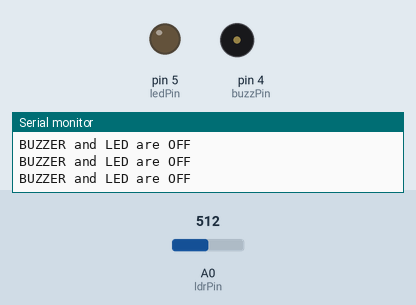
Recording of a sketch running on a simulated Arduino Uno, built with avr-gcc and run on an emulated ATmega328P. Parts: output pins drawn as LEDs (lit = HIGH), buzzer (waves = sounding), the last lines printed to the serial monitor. The inputs (shaded band) are chosen by the test bench; at power-on: A0 (ldrPin) = 512.

Above: at 1.2 s.
1.3 s: A0 (ldrPin) set to 887
2.8 s: A0 (ldrPin) set to 909
At 3.8 s:
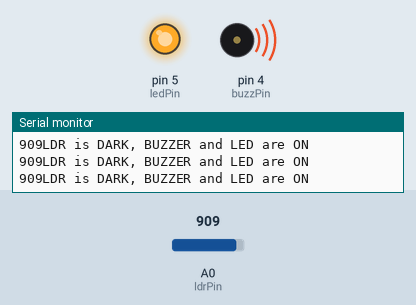
4.3 s: A0 (ldrPin) set to 900
At 5.2 s:
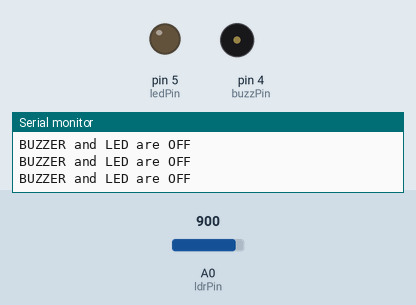
5.8 s: A0 (ldrPin) set to 1023
At 6.6 s:
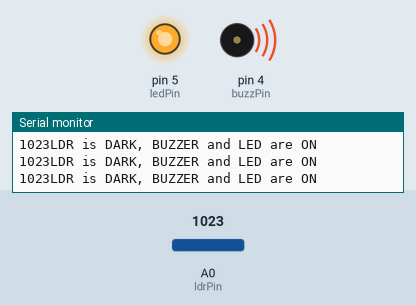
Timing chart, 0 to 8.3 s (numbered marks = the images above; inputs shaded):
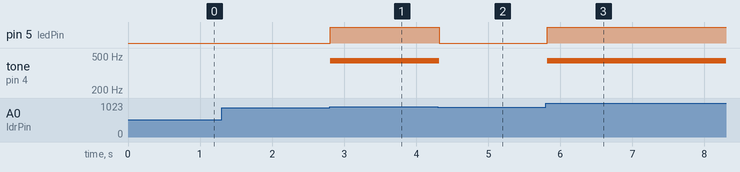

The sketch:

ldr4.ino
```cpp
/* Created on 2022
 * Last modification: 1st May 2022
 * This code permits to make a LDR blink (which depends on the light) with a Buzzer and a LED at the same time
 */
const int buzzPin = 4;    // Buzzer connected to pin 4 (D2)
const int ledPin = 5;    // external LED connected to pin 5 (D1)
const int ldrPin = A0;    // LDR connected to pin A0

void setup() {    // the setup routine runs once when you press reset
  Serial.begin(9600);       // Open the serial port and set the data transmission rate to 9600 bps (bits per second)
  pinMode(buzzPin, OUTPUT);    // Configures BUZZER pin to behave as an output
  pinMode(ledPin, OUTPUT);    // Configures LED pin to behave as output
  pinMode(ldrPin, INPUT);    // Configures LDR pin to behave as an input
}

void loop() {     // the loop routine runs over and over again forever

int ldrStatus = analogRead(ldrPin);   // Reads the value from the LDR analog pin

  if (ldrStatus > 900) {    // if statement checks for a condition and executes the proceeding statement
    tone(buzzPin, 440);   // turn the Buzzer on at a frequency of 440 Hz
    digitalWrite(ledPin, HIGH);   // The pin has been defined as an OUTPUT, so voltage will be set to the corresponding value (5V or 3.3V)
    Serial.print(ldrStatus);    // prints the data to the serial port
    Serial.println("LDR is DARK, BUZZER and LED are ON");   // This text is seen when opening the Serial Monitor, it's only to make sure that the LDR is working (this line can be deleted)
  }

  else {    // it is executed in any situation which do not meet the if condition
    noTone(buzzPin);      // turn the Buzzer off
    digitalWrite(ledPin, LOW);      // turn the LED off by making the voltage LOW
    Serial.println("BUZZER and LED are OFF");   // Prints data to the serial port as human-readable ASCII text (this line can also be deleted)
  }
  delay(100);   // LDR status is checked every 100ms
}
```

Measured:
- the behaviour switches between 900 and 901 on A0 (ldrPin) (found by bisection; images 0 and 1)
- after the input at 2.8 s, pin 5 (ledPin): LOW → HIGH at once; tone on pin 4 (buzzPin): silent → 440 Hz at once
- after the input at 4.3 s, pin 5 (ledPin): HIGH → LOW at once; tone on pin 4 (buzzPin): 440 Hz → silent at once
- after the input at 5.8 s, pin 5 (ledPin): LOW → HIGH at once; tone on pin 4 (buzzPin): silent → 440 Hz at once
